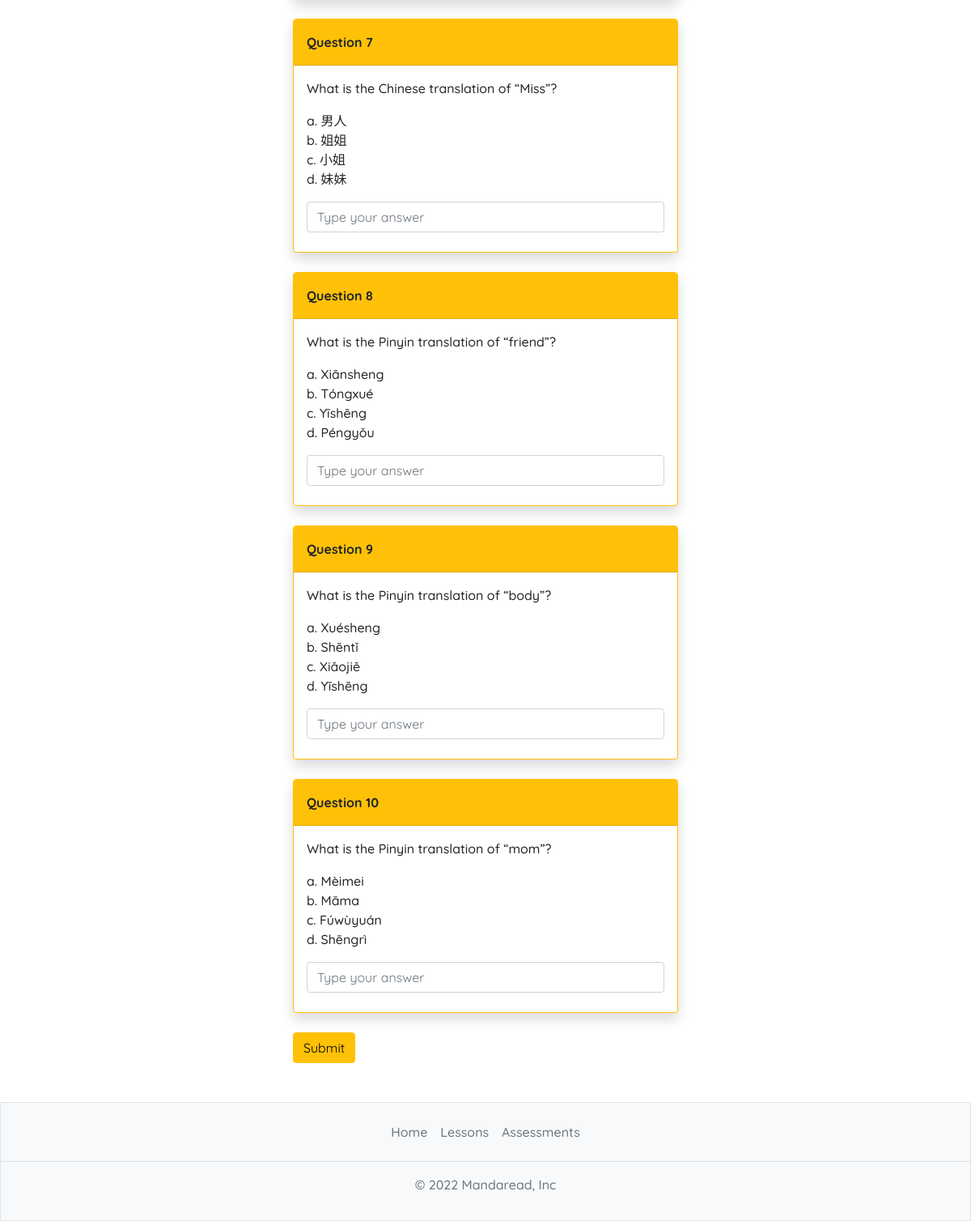
Page /lessons/5/assessment/ (lower part) on the earlier database version.
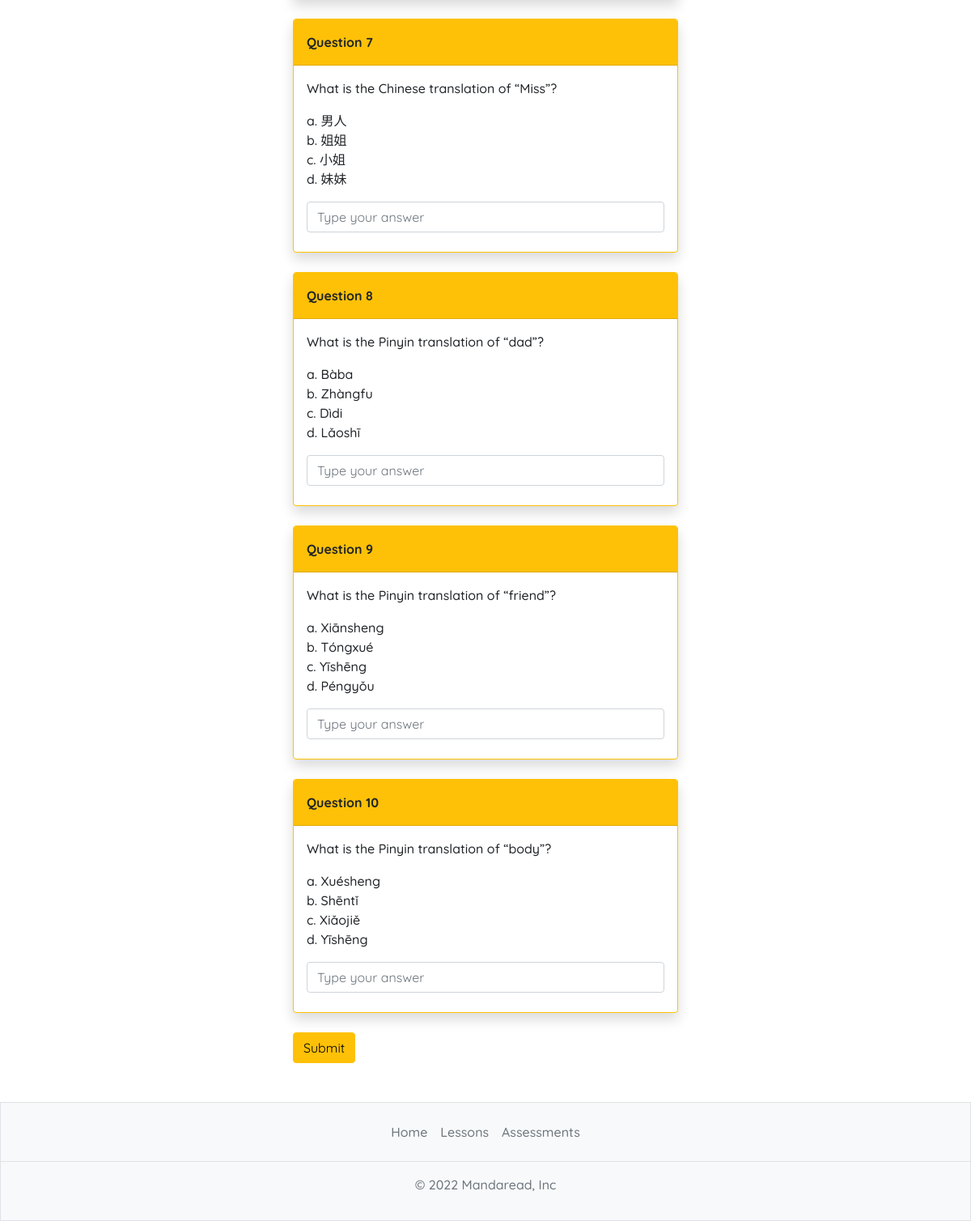
Same page on the later database version.
### lessonbank/models.py (models this page shows, shortened)
class LessonAssessment(models.Model):
    QUESTION_TYPE = (
        ('Multiple Choice', 'Multiple Choice'),
        ('Fill in the Blanks', 'Fill in the Blanks'),
        ('True or False', 'True or False')
    )
    question_type = models.CharField(max_length=100, default='Multiple Choice', choices=QUESTION_TYPE)
    reading_type = models.BooleanField(default=False)
    question = models.TextField()
    choices = models.TextField(null=True, blank=True)
    answer = models.CharField(max_length=255)
    appearances_in_tests = models.ManyToManyField(LessonBank)

### lessonbank/views.py (the view)
# urls.py: path('<int:pk>/assessment/', views.LessonAssessmentView.as_view(), name='mandaread-assessment'),
class LessonAssessmentView(ListView, forms.Form):
    model = LessonAssessment
    template_name = 'lessonbank/lesson_assessment.html'
    context_object_name = 'assessment_items'
    def get_context_data(self, **kwargs):
        pk = self.kwargs['pk']
        context = super().get_context_data(**kwargs)
        context['lesson'] = LessonBank.objects.get(id=pk)
        return context
    def get_queryset(self):
        pk = self.kwargs['pk']
        current_lesson = LessonBank.objects.get(id=pk)
        hsk = current_lesson.hsk
        if hsk == 1:
            return LessonAssessment.objects.filter(~Q(appearances_in_tests__hsk=2) & Q(appearances_in_tests=current_lesson))[:10]
        elif hsk == 2:
            queryset_to_list = list(LessonAssessment.objects.filter(Q(appearances_in_tests__title__contains=current_lesson.title)).distinct()[:10])
            random.shuffle(queryset_to_list)
            return queryset_to_list

### lessonbank/templates/lessonbank/lesson_assessment.html (shortened to what this page needs)
{% extends 'mandaread/base.html' %}
{% load static %}
{% block content %}
    <div class="container col-12 col-md-8 col-lg-6 col-xl-5 mb-5 mt-4">
        <form method="GET" class = "needs-validation" id = "assessment-form" data-toggle="validator" novalidate>
            {% for item in assessment_items %}
                <div class = "card rounded mb-4 border border-warning shadow">
                    <div class = "card-header py-3 bg-warning">
                        <b>Question {{ forloop.counter }}</b>
                    </div>
                    <div class="card-body">
                        <p>{{ item.question }}</p>
                        {% if item.choices %}
                            <p>{{ item.choices|linebreaksbr }}</p>
                        {% endif %}
                        <div>
                            {% if item.question_type == 'Multiple Choice' %}
                                <input type="text" id = {{ item.id }} class = "form-control mb-2 assessment-item type-mc" placeholder="Type your answer" maxlength="1" autocomplete = "off" required>
                            {% elif item.question_type == 'Fill in the Blanks' %}
                                <input type="text" id = {{ item.id }} class = "form-control mb-2 assessment-item type-fitb" placeholder="Type your answer" autocomplete = "off" required>
                            {% endif %}
                        </div>
                    </div>
                </div>
            {% endfor %}
            {% if assessment_items %}
            <div class = "d-flex align-items-center">
                <button class = "btn btn-warning me-3 submit-assessment" type = "submit">Submit</button>
            </div>
            {% endif %}
        </form>
    </div>
{% endblock %}

Differences in the rows shown:
no longer on this page (row edited): LessonAssessment: question "What is the Pinyin translation of “mom”?", choices "a. Mèimei b. Māma c. Fúwùyuán d. Shēngrì"
now on this page (row edited): LessonAssessment: question "What is the Pinyin translation of “dad”?", choices "a. Bàba b. Zhàngfu c. Dìdi d. Lǎoshī"
